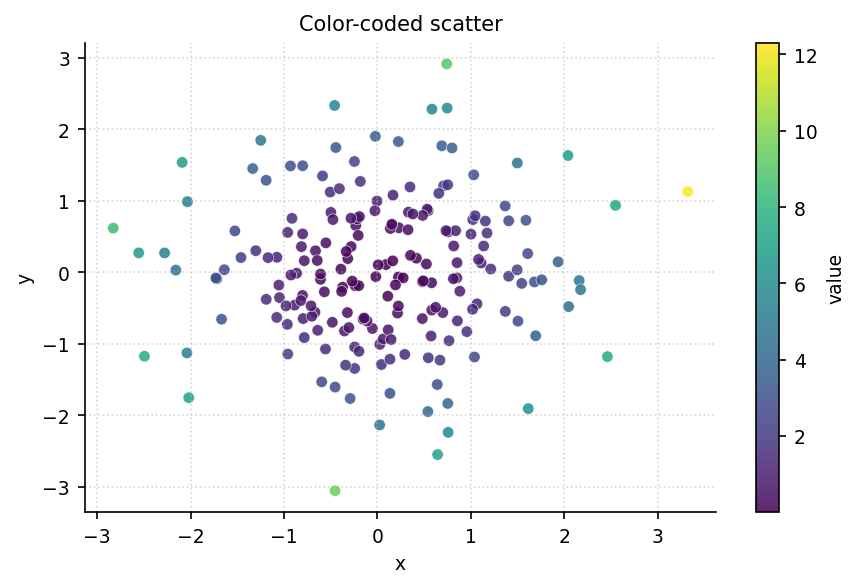

The script that saved this image:
"""scatter_colored: 连续色映射第三维."""
import sys, os; sys.path.insert(0, os.path.join(os.path.dirname(os.path.abspath(__file__)), '..', '..', '_utils', 'python'))
import numpy as np
import matplotlib.pyplot as plt
from theme import apply_theme

def make_figure(x=None, y=None, c=None, title='Color-coded scatter'):
    apply_theme()
    if x is None:
        rng = np.random.default_rng(3)
        x = rng.normal(0, 1, 200); y = rng.normal(0, 1, 200); c = x**2 + y**2
    fig, ax = plt.subplots()
    sc = ax.scatter(x, y, c=c, cmap='viridis', s=30, alpha=0.85, edgecolors='w', linewidth=0.3)
    fig.colorbar(sc, ax=ax, label='value')
    ax.set_xlabel('x'); ax.set_ylabel('y'); ax.set_title(title)
    ax.grid(True, linestyle=':', alpha=0.5)
    fig.tight_layout()
    return fig

if __name__ == '__main__':
    fig = make_figure()
    fig.savefig(__file__.replace('.py', '.png'), dpi=150)
